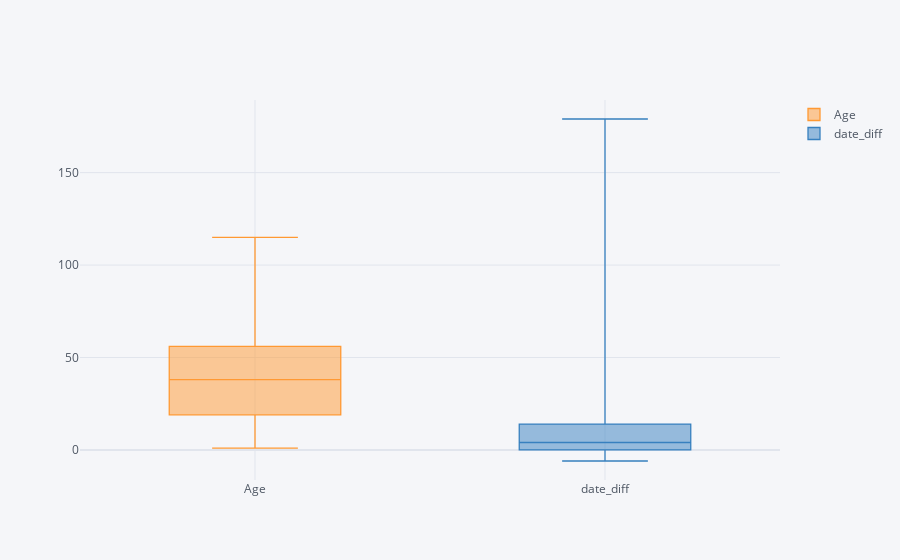

Notebook source saved alongside this figure:
### Code cell
import matplotlib.pyplot as plt
import chart_studio.plotly as py
import cufflinks as cf
import warnings
warnings.filterwarnings(action='ignore')
cf.go_offline(connected=True)

numeric_df.iplot(kind='box')

### Figure 1 — Plotly figure (JSON) as saved in the notebook; plotly's stock layout.template omitted (floating-point values rounded to 4 significant figures; data arrays with more than 128 entries replaced by an {"elided": "..."} marker saying what was removed)
{"data": [{"boxpoints": false, "line": {"width": 1.3}, "marker": {"color": "rgba(255, 153, 51, 1.0)"}, "name": "Age", "orientation": "v", "type": "box", "y": {"elided": "106987 int values"}}, {"boxpoints": false, "line": {"width": 1.3}, "marker": {"color": "rgba(55, 128, 191, 1.0)"}, "name": "date_diff", "orientation": "v", "type": "box", "y": {"elided": "106987 int values"}}], "layout": {"legend": {"bgcolor": "#F5F6F9", "font": {"color": "#4D5663"}}, "paper_bgcolor": "#F5F6F9", "plot_bgcolor": "#F5F6F9", "title": {"font": {"color": "#4D5663"}}, "xaxis": {"gridcolor": "#E1E5ED", "showgrid": true, "tickfont": {"color": "#4D5663"}, "title": {"font": {"color": "#4D5663"}, "text": ""}, "zerolinecolor": "#E1E5ED"}, "yaxis": {"gridcolor": "#E1E5ED", "showgrid": true, "tickfont": {"color": "#4D5663"}, "title": {"font": {"color": "#4D5663"}, "text": ""}, "zerolinecolor": "#E1E5ED"}}}
